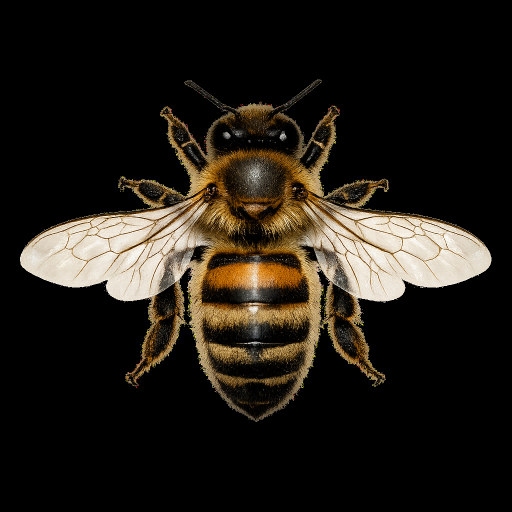
#> input picture testing/python/bee.png, 1024 x 1024 px (shown at 1/2 size)
$ python generate-insect.py
#> lines starting #> are read from the running program, lines starting #| are printed output that depends on the picture; after the words box and inside, x2 and y2 are one past the last pixel; in counts of white or black regions, pixels touching at a corner belong together
#!/usr/bin/env python3
"""
Generate synthetic insect test sequences for SceneCameraActor.

Creates a sequence of PNG frames showing a bee walking across the field of
view with a wavy (sinusoidal) trajectory. The bee image is loaded from
bee.png, resized to insect scale, and rotated to match its direction of motion.

Usage:
    python3 generate-insect.py [--frames 60] [--width 1920] [--height 1080]
                              [--output ./test_scenes/my_scene]

Output:
    output_dir/
      frame_0000.png
      frame_0001.png
      ...
"""

import cv2
import numpy as np
import os
import argparse


def load_bee_image(path="bee.png", target_width=30):
    """
    Load bee.png, extract the bee from its black background,
    and resize it so the width matches target_width (preserving aspect ratio).
    Returns (bee_rgba, bee_mask) where bee_rgba is a 4-channel image with
    transparency, and bee_mask is the binary mask.
    """
#> called with path = 'bee.png', target_width = 150
    bee_bgr = cv2.imread(path)
#> bee_bgr is the input picture: shape (1024, 1024, 3); mean B, G, R 22.8, 29.9, 34.9
    if bee_bgr is None:
        raise FileNotFoundError(f"Could not load {path}")

    # Create mask: pixels brighter than a threshold are the bee
    gray = cv2.cvtColor(bee_bgr, cv2.COLOR_BGR2GRAY)
    _, mask = cv2.threshold(gray, 20, 255, cv2.THRESH_BINARY)
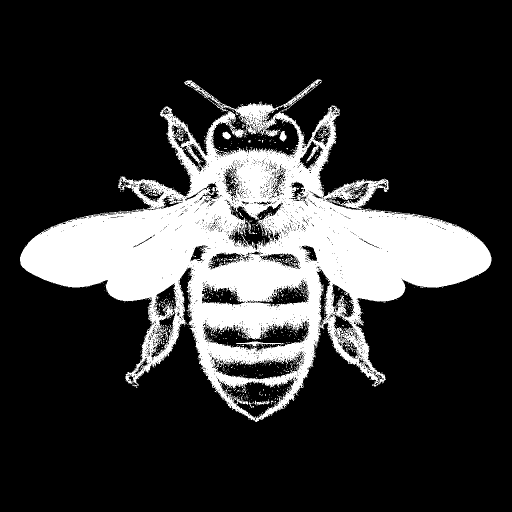
#> mask: shape (1024, 1024) (shown at 1/2 size); 21.1% white; 1057 white regions (1035 under 20 px), largest, box (x1, y1, x2, y2) and area: (40, 159, 983, 844) 217435, (472, 683, 568, 692) 303, (559, 262, 574, 283) 191

    # Crop to bounding box of the bee
    coords = cv2.findNonZero(mask)
#> coords = contour of 221600 points, box (x1, y1, x2, y2) (40, 159, 983, 844), area 44450
    x, y, w, h = cv2.boundingRect(coords)
#> x = 40; y = 159; w = 943; h = 685
    bee_cropped = bee_bgr[y:y + h, x:x + w]
    mask_cropped = mask[y:y + h, x:x + w]
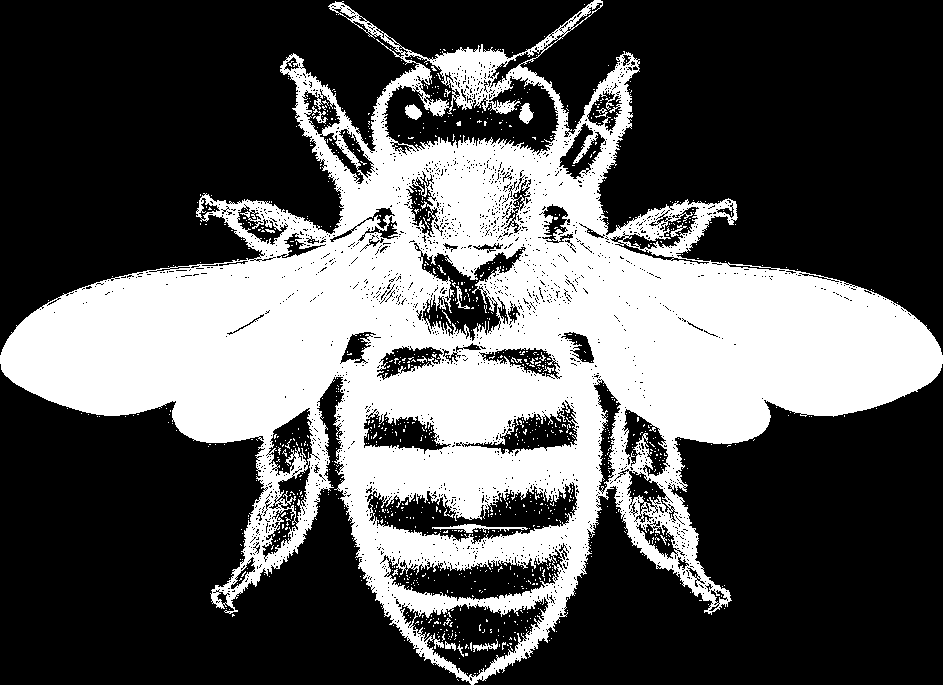
#> mask_cropped: shape (685, 943); 34.3% white; 1057 white regions (1035 under 20 px), largest, box (x1, y1, x2, y2) and area: (0, 0, 943, 685) 217435, (432, 524, 528, 533) 303, (519, 103, 534, 124) 191

    # Resize preserving aspect ratio
    scale = target_width / w
#> scale = 0.159
    new_w = target_width
    new_h = int(round(h * scale))
#> new_h = 109
    bee_resized = cv2.resize(bee_cropped, (new_w, new_h),
                             interpolation=cv2.INTER_AREA)
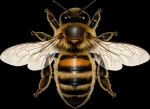
#> bee_resized: shape (109, 150, 3); mean B, G, R 37, 48.6, 56.6
    mask_resized = cv2.resize(mask_cropped, (new_w, new_h),
                              interpolation=cv2.INTER_AREA)

    # Convert to 4-channel RGBA (alpha from mask)
    bee_rgba = cv2.cvtColor(bee_resized, cv2.COLOR_BGR2BGRA)
    bee_rgba[:, :, 3] = mask_resized

    return bee_rgba, mask_resized


def composite_bee(frame, bee_rgba, bee_mask, cx, cy, angle_deg):
    """
    Place the bee image onto frame at (cx, cy), rotated by angle_deg.
    The bee is centred on (cx, cy).
    """
    h, w = bee_rgba.shape[:2]

    # Rotation matrix
    center = (w / 2, h / 2)
    rot_mat = cv2.getRotationMatrix2D(center, angle_deg, 1.0)

    # Rotate the bee image and mask
    cos_a = abs(rot_mat[0, 0])
    sin_a = abs(rot_mat[0, 1])
    new_w = int(h * sin_a + w * cos_a)
    new_h = int(h * cos_a + w * sin_a)
    rot_mat[0, 2] += new_w / 2 - center[0]
    rot_mat[1, 2] += new_h / 2 - center[1]

    bee_rotated = cv2.warpAffine(bee_rgba, rot_mat, (new_w, new_h),
                                 flags=cv2.INTER_LINEAR,
                                 borderMode=cv2.BORDER_CONSTANT,
                                 borderValue=(0, 0, 0, 0))
    mask_rotated = bee_rotated[:, :, 3]

    # Compute top-left corner for placement
    x1 = cx - new_w // 2
    y1 = cy - new_h // 2

    # Clip to frame boundaries
    x1_c = max(x1, 0)
    y1_c = max(y1, 0)
    x2_c = min(x1 + new_w, frame.shape[1])
    y2_c = min(y1 + new_h, frame.shape[0])

    # Corresponding region in the rotated bee
    bx1 = x1_c - x1
    by1 = y1_c - y1
    bx2 = bx1 + (x2_c - x1_c)
    by2 = by1 + (y2_c - y1_c)

    if bx2 <= bx1 or by2 <= by1:
        return  # fully outside frame

    # Extract the region of interest
    roi = frame[y1_c:y2_c, x1_c:x2_c]
    bee_region = bee_rotated[by1:by2, bx1:bx2, :3]
    mask_region = mask_rotated[by1:by2, bx1:bx2]

    # Blend: where mask is non-zero, use bee pixel; otherwise keep background
    mask_3ch = np.stack([mask_region] * 3, axis=-1).astype(np.float32) / 255.0
    roi_float = roi.astype(np.float32)
    bee_float = bee_region.astype(np.float32)
    blended = roi_float * (1.0 - mask_3ch) + bee_float * mask_3ch
    frame[y1_c:y2_c, x1_c:x2_c] = blended.astype(np.uint8)


def generate_sequence(num_frames=180, width=1920, height=1080,
                      output_dir="test_scenes/insect_walk",
                      bee_path="bee.png"):
    """Generate a sequence of frames with a bee walking across the view."""

    os.makedirs(output_dir, exist_ok=True)

    # Load and prepare the bee image
    print(f"Loading bee image from {bee_path}...")
    bee_rgba, bee_mask = load_bee_image(bee_path, target_width=150)
    print(f"  Bee resized to {bee_rgba.shape[1]}x{bee_rgba.shape[0]} pixels")
#|   Bee resized to 150x109 pixels

    bg_color = (255, 255, 255)  # white background (trap surface)

    # Trajectory: linear x + sinusoidal y with slight upward drift
    t = np.linspace(0, 1, num_frames)
    margin = 40
    x_positions = margin + t * (width - 2 * margin)
    y_positions = (height // 2
                   + t * (-height * 0.15)          # slight upward drift
                   + 100 * np.sin(2 * np.pi * 3 * t)  # wavy motion (larger amplitude)
                   + 5 * np.random.randn(num_frames))  # jitter

    # Clamp y to stay within frame
    y_positions = np.clip(y_positions, margin, height - margin)

    for i in range(num_frames):
        img = np.full((height, width, 3), bg_color, dtype=np.uint8)

        cx = int(x_positions[i])
        cy = int(y_positions[i])

        # Compute direction angle from trajectory (degrees)
        if i < num_frames - 1:
            dx = x_positions[i + 1] - x_positions[i]
            dy = y_positions[i + 1] - y_positions[i]
        else:
            dx = x_positions[i] - x_positions[i - 1]
            dy = y_positions[i] - y_positions[i - 1]
        # Trajectory angle: 0° = right, 90° = down
        traj_angle = np.degrees(np.arctan2(dy, dx))
        # Bee image points upward (head at top, wings left/right).
        # Subtract 90° so the bee faces the direction of travel.
        angle_deg = traj_angle - 90.0

        composite_bee(img, bee_rgba, bee_mask, cx, cy, angle_deg)

        filename = os.path.join(output_dir, f"frame_{i:04d}.png")
        cv2.imwrite(filename, img)

        if (i + 1) % 10 == 0:
            print(f"  Generated {i + 1}/{num_frames} frames")
#> this loop made 180 passes
#> pass 1, in composite_bee, `bee_rotated = cv2.warpAffine(bee_rgba, rot_mat, (new_w, new_h), flags=..`:
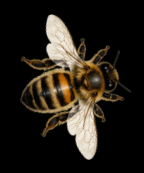
#> bee_rotated: shape (173, 144, 4); mean B, G, R, A 24.3, 31.9, 37.2, 57.4
#> pass 1, in composite_bee, `mask_rotated = bee_rotated[:, :, 3]`:
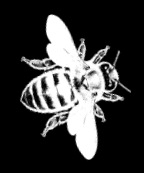
#> mask_rotated: shape (173, 144); min 0, max 255, mean 57.4
#> pass 1, in composite_bee, `bee_region = bee_rotated[by1:by2, bx1:bx2, :3]`:
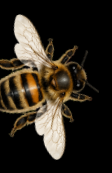
#> bee_region: shape (173, 112, 3); mean B, G, R 30.9, 40.4, 47
#> after the loop:
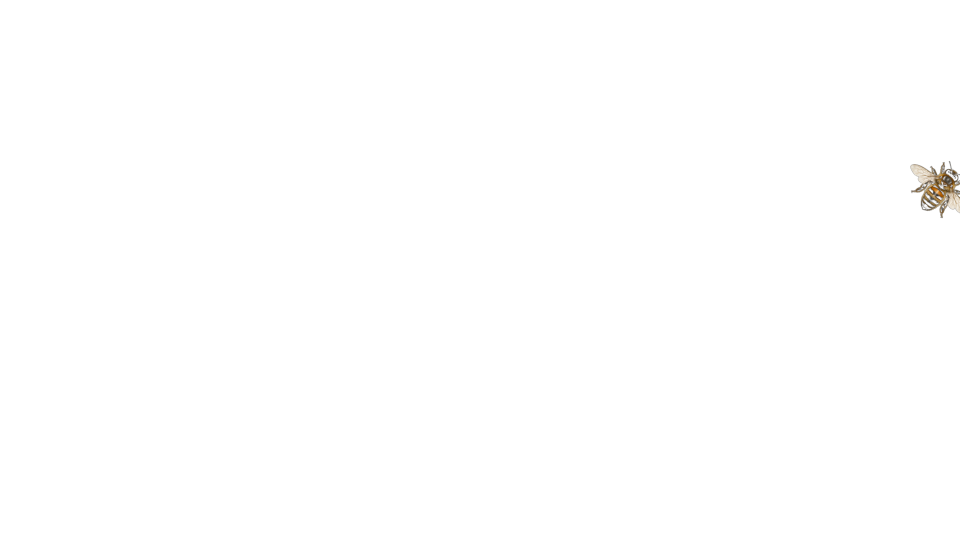
#> img: shape (1080, 1920, 3) (shown at 1/2 size); mean B, G, R 254.6, 254.7, 254.7

    print(f"\nDone! {num_frames} frames written to: {output_dir}")
#| Done! 180 frames written to: test_scenes/insect_walk
    print(f"  Resolution: {width}x{height}")
    print(f"  Trajectory: left-to-right with sinusoidal vertical motion")


if __name__ == "__main__":
    parser = argparse.ArgumentParser(
        description="Generate synthetic insect test sequence for SceneCameraActor")
    parser.add_argument("--frames", type=int, default=180,
                        help="Number of frames to generate (default: 180)")
    parser.add_argument("--width", type=int, default=1920,
                        help="Frame width in pixels (default: 1920)")
    parser.add_argument("--height", type=int, default=1080,
                        help="Frame height in pixels (default: 1080)")
    parser.add_argument("--output", type=str,
                        default="test_scenes/insect_walk",
                        help="Output directory (default: test_scenes/insect_walk)")
    parser.add_argument("--bee", type=str, default="bee.png",
                        help="Path to bee image (default: bee.png)")

    args = parser.parse_args()
    generate_sequence(args.frames, args.width, args.height, args.output, args.bee)
